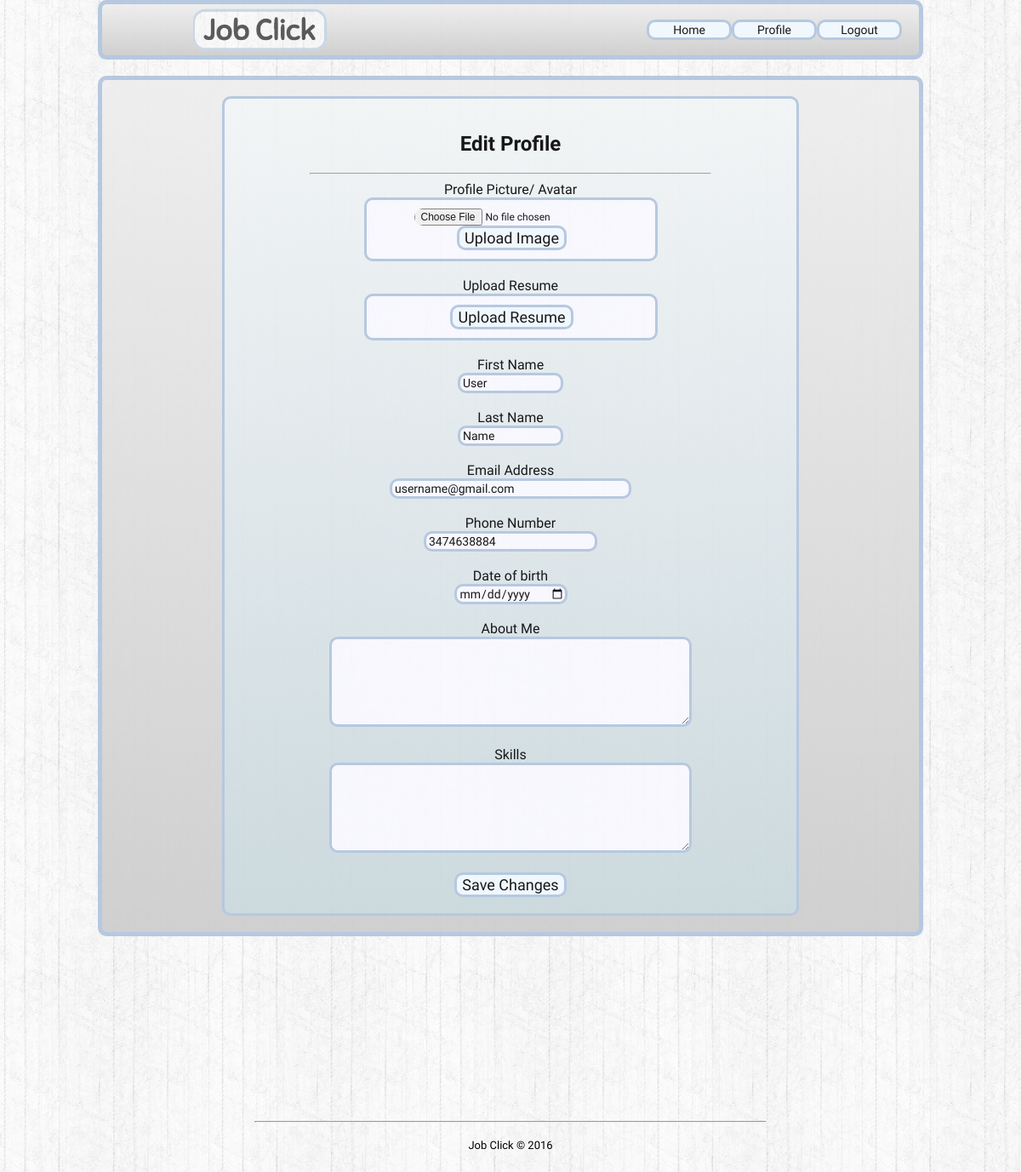
Page /JobClick/editprofile.php (signed in) on the committed database.
### tables this page shows
CREATE TABLE `users` (
  `id` int(11) NOT NULL,
  `username` varchar(20) DEFAULT NULL,
  `password` varchar(20) DEFAULT NULL,
  `usertype` varchar(10) DEFAULT NULL,
  `email` varchar(40) DEFAULT NULL,
  `age` int(2) DEFAULT NULL,
  `dob` date DEFAULT NULL,
  `phonenumber` varchar(10) DEFAULT NULL,
  `firstname` varchar(25) DEFAULT NULL,
  `lastname` varchar(25) DEFAULT NULL,
  `aboutme` text,
  `skills` text,
  `imageurl` text
);

### JobClick/editprofile.php (the view, shortened to what this page needs)
<!DOCTYPE html>
<html>
<head>
	<link rel = "stylesheet" type = "text/css" href = "editprofile.css">
</head>
<body>
	<div id="header">
		<img id="logo" src="JobClickLogo.png">
		<div id="navmenu">
			<span><form  method="get" action="JobClickHome.php">
				<input type="submit" value="Home">
			</form>	</span>
			<span><form  method="get" action="profile.php">
				<input type="submit" value="Profile">
			</form>	</span>
			<span><form  method="get" action="logout.php">
				<input type="submit" value="Logout">
			</form>	</span>
		</div>
	</div>
	<br>
	<div id="main">
	<br>
	<div id='container'>
		<?php
			$connection = new mysqli("localhost", "alfonso222", "Ragnorok2", "jobclickdb");
			$query = mysqli_query($connection,"SELECT * FROM users WHERE id='".$_SESSION['user_id']."'");
			$user_row = mysqli_fetch_assoc($query);
			echo
			"
					<br>
					<h2>Edit Profile</h2>
					<hr width='70%'>
					Profile Picture/ Avatar<br>
					<div id='imagecontainer'>
						<form action='upload.php' name='uploadpictureform' method='post' enctype='multipart/form-data' id='uploadpictureform'>
							<input type='file' name='fileToUpload' id='fileToUpload' class='inputfile'>
							<input type='submit' value='Upload Image' name='submit' id='edit'>
						</form>
					</div><br>
					Upload Resume<br>
					<div id='imagecontainer'>
						<input type='button' onclick='' value='Upload Resume' id ='edit'><br>
					</div><br>
					<form name='editprofileform' method='post' action='profile.php'>
						First Name<br>
						<input type='text' name='firstname' size='10' id='container' value=".$user_row["firstname"]."><br><br>
						Last Name<br>
						<input type='text' name='lastname' size='10' id='container' value=".$user_row["lastname"]."><br><br>
						Email Address<br>
						<input type='email' name='email' size='30' maxLength='40' placeholder='name@domain.com' id='container' value=".$user_row["email"]." ><br><br>
						Phone Number<br>
						<input type='number' name='phonenumber' size='20' id='container' value=".$user_row["phonenumber"]."><br><br>
						Date of birth<br>
						<input type='date' name='dob' size='20' maxLength='20' id='container' value=".$user_row["dob"]."><br><br>
						About Me<br>
						<textarea name='aboutme' rows='6' cols='50' maxlength='500' id='container'>".$user_row["aboutme"]."</textarea><br><br>
						Skills<br>
						<textarea name='skills' rows='6' cols='50' maxlength='500' id='container'>".$user_row["skills"]." </textarea><br><br>
						<input type='button' onclick='submitEditProfile()' value='Save Changes' id ='edit'><br><br>
					</form>
			";
		?>
		</div>
		<br>
	</div>
	<br><br><br><br><br><br><br><br><br><br><br>
	<div id="footer">
	<hr width="50%">
	<p><font size="2">Job Click &#169; 2016</font></p>
	</div>
</body>
</html>

### JobClick/editprofile.css (style rules this page uses)
body { background-image: url("whitewood.jpg"); font-family: Sniglet; margin:0; padding:0; height:100%; }
img#logo { height: 50px; position: relative; top: 50%; -webkit-transform: translateY(-50%); -ms-transform: translateY(-50%); transform: translateY(-50%); margin-left: 100px; }
div#header { margin: 0 auto; height: 60px; background: rgb(238,238,238); background: -moz-linear-gradient(top, rgba(238,238,238,1) 0%, rgba(204,204,204,1) 100%); background: -webkit-linear-gradient(top, rgba(238,238,238,1) 0%,rgba(204,204,204,1) 100%); background: linear-gradient(to bottom, rgba(238,238,238,1) 0%,rgba(204,204,204,1) 100%); filter: progid:DXImageTransform.Microsoft.gradient( startColorstr='#eeeeee', endColorstr='#cccccc',GradientType=0 ); left: 0; right: 0; width: 80%; border-radius: 10px; border: 5px solid #B0C4DE; opacity: 0.9; }
div#navmenu { width: 320px; float: right; position: relative; top: 50%; -webkit-transform: translateY(-50%); -ms-transform: translateY(-50%); transform: translateY(-50%); }
div#navmenu input { background-color: #F0F8FF; width: 100px; border: 3px solid #B0C4DE; font-size: 14px; float: left; -webkit-transition-duration: 0.4s; transition-duration: 0.4s; border-radius: 10px; font-family: Sniglet; }
div#main { background: rgb(238,238,238); background: -moz-linear-gradient(top, rgba(238,238,238,1) 0%, rgba(204,204,204,1) 100%); background: -webkit-linear-gradient(top, rgba(238,238,238,1) 0%,rgba(204,204,204,1) 100%); background: linear-gradient(to bottom, rgba(238,238,238,1) 0%,rgba(204,204,204,1) 100%); filter: progid:DXImageTransform.Microsoft.gradient( startColorstr='#eeeeee', endColorstr='#cccccc',GradientType=0 ); opacity: 0.9; border: 5px solid #B0C4DE; width: 80%; margin: 0 auto; border-radius: 10px; text-align:center; }
div#footer { bottom: 0px; width:100%; height:60px; text-align: center; }
input#container, textarea#container { border: 3px solid #B0C4DE; border-radius: 10px; font-size: 14px; font-family: Sniglet; background-color: #F8F8FF; color: black; text-decoration: none; padding-left: 3px; margin: 0 auto; text-align: left; }
div#imagecontainer { border: 3px solid #B0C4DE; border-radius: 10px; font-size: 12px; font-family: Sniglet; background-color: #F8F8FF; color: black; text-decoration: none; padding-left: 3px; margin: 0 auto; width: 50%; padding-top: 10px; padding-bottom: 10px; }
input#edit { background-color: #F0F8FF; border: 3px solid #B0C4DE; font-size: 18px; -webkit-transition-duration: 0.4s; transition-duration: 0.4s; border-radius: 10px; font-family: Sniglet; }
.inputfile { font-size: 12px; -webkit-transition-duration: 0.4s; transition-duration: 0.4s; border-radius: 10px; font-family: Sniglet; }
textarea { resize: vertical; }
div#container { border: 3px solid #B0C4DE; border-radius: 10px; width: 70%; font-family: Sniglet; background: rgb(242,245,246); background: -moz-linear-gradient(top, rgba(242,245,246,1) 0%, rgba(227,234,237,1) 37%, rgba(200,215,220,1) 100%); background: -webkit-linear-gradient(top, rgba(242,245,246,1) 0%,rgba(227,234,237,1) 37%,rgba(200,215,220,1) 100%); background: linear-gradient(to bottom, rgba(242,245,246,1) 0%,rgba(227,234,237,1) 37%,rgba(200,215,220,1) 100%); filter: progid:DXImageTransform.Microsoft.gradient( startColorstr='#f2f5f6', endColorstr='#c8d7dc',GradientType=0 ); color: black; text-decoration: none; margin: 0 auto }

### rows in the picture
users: firstname "User", lastname "Name", email "username@gmail.com", phonenumber "3474638884"
